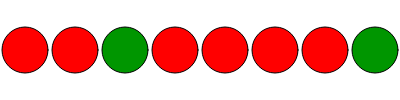
Frame 1 (no input)
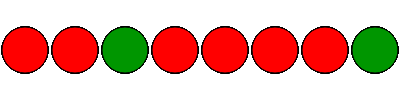
Frame 60 (no input)
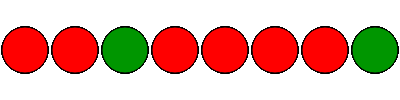
Frame 120 (the mouse pressed at the canvas centre since frame 60)

The p5.js sketch that drew these frames (run headless with seeded random() and noise() and a simulated clock; from frame 60 on, the mouse is pressed at the canvas centre):

// p5.js sketch
// ── sketch.js
let initialState = "00100001";
let byte = [];
let size = initialState.length;
let div;

function setup() {
    createCanvas((size / 2) * 100, 100);
    div = createDiv();

    let w = width / size;
    for (let i = 0; i < size; i++) {
        let state = initialState.charAt(i) == '1';
        byte[i] = new Bit(w / 2 + i * w, 50, w - 4, state);
    }
}

function draw() {
    for (let i = 0; i < byte.length; i++) {
        byte[i].draw();
    }

    div.html(binaryToDecimal(initialState));
}

function binaryToDecimal(val) {
    let decimal = 0;

    for (let i = 0; i < val.length; i++) {
        let bit = val.charAt(val.length - i - 1);
        decimal += parseInt(bit) * pow(2, i);
    }
    return decimal;
}
// ── bit.js
class Bit {
    constructor(x, y, radius, state) {
        this.x = x;
        this.y = y;
        this.radius = radius;
        this.state = state;
    }

    draw() {
        if (this.state) {
            fill(0, 150, 0);
        } else {
            fill(255, 0, 0);
        }
        ellipse(this.x, this.y, this.radius);
    }
}
// ── style.css
html, body {
  margin: 0;
  padding: 0;
  color: black;
  font-size: 64pt;
}
canvas {
  display: block;
}
